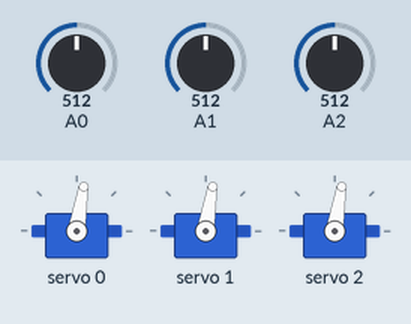
Simulated run of this sketch. Board: Arduino Uno, built with avr-gcc and run on an emulated ATmega328P. On the bench: 3 × servo. The test bench sets the inputs (shaded band); at power-on: A1 = 512, A0 = 512, A2 = 512.

Above: at 1.2 s.
1.3 s: A1 set to 560
2.8 s: A1 set to 591
At 3.2 s:
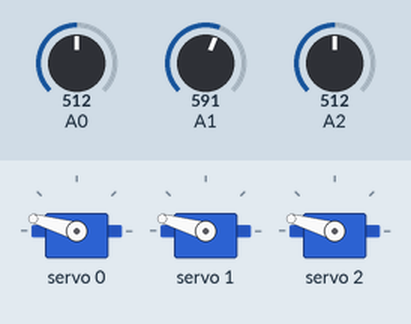
4.3 s: A0 set to 578
5.8 s: A0 set to 607
At 6.8 s:
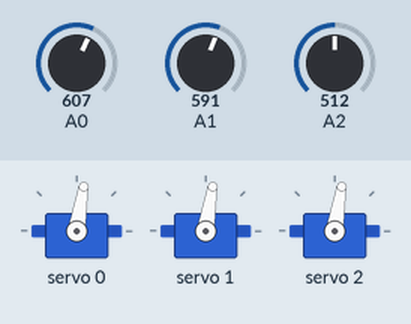
7.3 s: A2 set to 635
8.8 s: A2 set to 661
At 9.7 s:
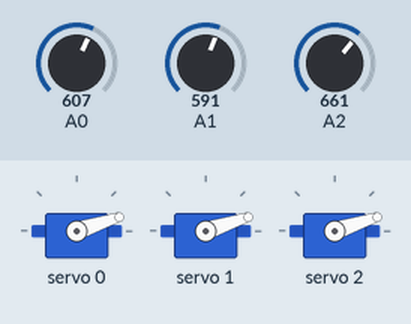
Timing chart, 0 to 11.3 s (numbered marks = the images above; inputs shaded):
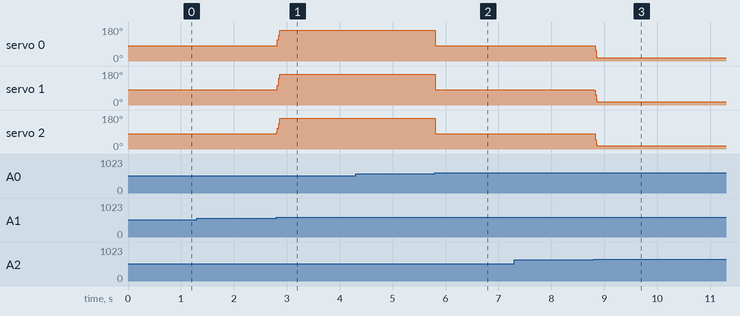

Measured:
- the behaviour switches between 572 and 573 on A1 (found by bisection; images 0 and 1)
- the behaviour switches between 591 and 592 on A0 (found by bisection; images 1 and 2)
- the behaviour switches between 651 and 652 on A2 (found by bisection; images 2 and 3)
- after the input at 1.3 s, every drawn part: stays the same
- after the input at 2.8 s, servo 0–2: 81° → 164° at once
- after the input at 4.3 s, every drawn part: stays the same
- after the input at 5.8 s, servo 0–2: 164° → 81° at once
- after the input at 7.3 s, every drawn part: stays the same
- after the input at 8.8 s, servo 0–2: 81° → 18° at once

The sketch:

soundLoc.ino
```cpp
/*
Sound Locator X-axis
based on >> http://www.instructables.com/id/Sound-Locator/?ALLSTEPS
________________________
|Mic3  (Top View)   Mic1|
|       Mic2            |
|_______________________|

 */
#include <Wire.h>
#include <Adafruit_PWMServoDriver.h>
// called this way, it uses the default address 0x40
Adafruit_PWMServoDriver pwm = Adafruit_PWMServoDriver();
// Depending on your servo make, the pulse width min and max may vary, you
// want these to be as small/large as possible without hitting the hard stop
// for max range. You'll have to tweak them as necessary to match the servos you
// have!
#define SERVOMIN  170 // this is the 'minimum' pulse length count (out of 4096)
#define SERVOMAX  510 // this is the 'maximum' pulse length count (out of 4096)

// our servo # counter
uint8_t servonum = 0;

// Mic iput variables
int mic1 = A1; // Microphone input on A1
int mic2 = A0; // Microphone input on A0
int mic3 = A2; // Microphone input on A2

// Noise threshold before changing position
int threshold = 60;

// Delay between samples in terms of Milliseconds
int sampledelay = 2;

// servo position:center
int Xpos = 340; //Center
void setServoPulse(uint8_t n, double pulse) {
  double pulselength;

  pulselength = 1000000;   // 1,000,000 us per second
  pulselength /= 60;   // 60 Hz
  Serial.print(pulselength); Serial.println(" us per period");
  pulselength /= 4096;  // 12 bits of resolution
  Serial.print(pulselength); Serial.println(" us per bit");
  pulse *= 1000;
  pulse /= pulselength;
  Serial.println(pulse);
  pwm.setPWM(n, 0, pulse);
}

void setup() {
  // initialize the I/O pins as outputs
pwm.begin();

  pwm.setPWMFreq(60);  // Analog servos run at ~60 Hz updates
  yield();
  pwm.setPWM(servonum, 0, 335);
   delay(sampledelay);
  pwm.setPWM(servonum, 1, 335);
   delay(sampledelay);
}

void loop() {

  // read input:
  readMics();
   // Drive each servo one at a time

    pwm.setPWM(servonum, 0, Xpos);
  delay(sampledelay);
   servonum ++;
  if (servonum > 2) servonum = 0;
}


void readMics() {

  // read the Mics Values

 mic1 = analogRead(A1);
 mic2 = analogRead(A0);
 mic3 = analogRead(A2);


 //Test if threshold hurdle met before proceeding

 if (mic1-mic2>threshold || mic2-mic1>threshold|| mic2-mic3>threshold ||  mic3-mic2>threshold ||  mic3-mic1>threshold ||  mic1-mic3>threshold)

 {

 // Sound Direction Algorithm

 // X-Axis Positive movement
 if (mic1>mic3 && mic1>mic2) {
   Xpos= Xpos + 10;
 }

  // X-Axis negative movement
 if (mic3>mic1 && mic3>mic2 ) {
   Xpos= Xpos - 10;
 }

  // X-Axis Center movement
 if (mic2>mic1 && mic2>mic3 ) {
   Xpos= 340;
 }
   // Keep X Axis coordinates within boundaries 0-180
  if (Xpos <= 180) {
  Xpos=180;
  }

  if (Xpos >= 550) {
  Xpos=550;
  }


 }


}
```
